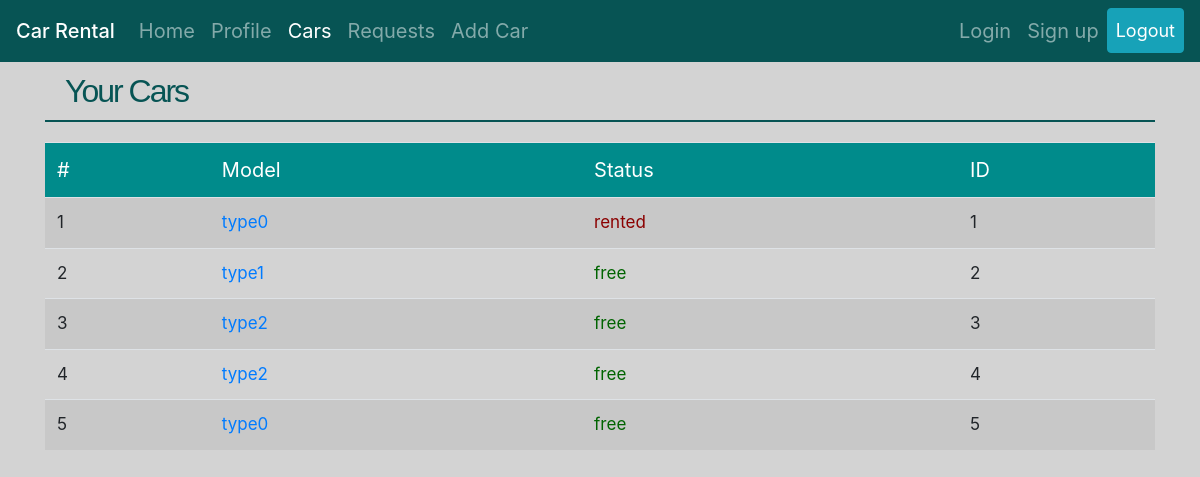
The app's page /rental/cars/ (signed in) with its own data.
### car_rental/models.py (models this page shows, shortened)
class Car(models.Model):
    car_type = models.CharField(max_length=50, default='type0')
    plate = models.CharField(max_length=8, default='12345678')
    renter = models.ForeignKey(User, null=True, default=None, on_delete=models.SET_NULL, related_name='cars_rented')
    owner = models.ForeignKey(User, on_delete=models.CASCADE, null=True, related_name='cars_owned')
    price_per_hour = models.IntegerField(default=10)
    rent_start_time = models.DateTimeField('Start Time', default=timezone.now)
    rent_end_time = models.DateTimeField('End Time', default=timezone.now)
    needs_repair = models.BooleanField(default=False)
    def is_rented(self):
        return self.rent_end_time > timezone.now()

### car_rental/views.py (the view)
# urls.py: path('cars/', views.CarListView.as_view(), name='cars'),
@method_decorator(login_required, name='dispatch')
class CarListView(generic.ListView):
    template_name = 'car_rental/car_list.html'
    model = Car
    context_object_name = 'cars'
    def get_queryset(self):
        current_user = get_object_or_404(User, id=self.request.user.id)
        if current_user.isCarExhibition:
            return current_user.cars_owned.all()
        else:
            return Car.objects.exclude(rent_end_time__gt=timezone.now()).filter(needs_repair=False)

### car_rental/templates/car_rental/car_list.html (shortened to what this page needs)
{% extends 'car_rental/base.html' %}
{% load static %}
{% block style %}
    <link rel="stylesheet" type="text/css" href="{% static 'car_rental/stylesheets/car_list.css' %}">
{% endblock %}
{% block content %}
<div class="container">
    <h1>
{% if user.isCarExhibition %}
   Your Cars
{% else %}
    Available Cars
{% endif %}
    </h1>
{% if cars %}
<table class="table table-striped table-hover">
    <thead class="thead-dark">
    <tr class="table_head" style="background: darkcyan;">
    <td>#</td>
    <td>Model</td>
    <td>
{% if user.isCarExhibition %}
   Status
{% else %}
    Price (per hour)
{% endif %}
    </td>
    <td>
{% if user.isCarExhibition %}
    ID
{% else %}
    Exhibition
{% endif %}
    </td>
    </tr>
    </thead>
{% for car in cars %}
    <tr>
    <td>{{ forloop.counter }}</td>
        <td><a href="{% url 'car_rental:car' car.id %}">{{ car.car_type }}</a></td>
    <td>
{% if user.isCarExhibition %}
    {% if car.is_rented %}
        <span style="color: darkred">rented</span>
    {% else %}
        <span style="color: darkgreen">free</span>
    {% endif %}
{% else %}
    {{ car.price_per_hour }}
{% endif %}
    </td>
    <td>
{% if user.isCarExhibition %}
    {{ car.id }}
{% else %}
    {{ car.owner.username }}
{% endif %}
    </td>
    </tr>
{% endfor %}
{% else %}
{% if user.isCarExhibition %}
        <div class="alert alert-danger"><strong>Sorry!</strong> You have no cars! </div>
{% else %}
        <div class="alert alert-danger"><strong>Sorry!</strong> There are no available cars for you! </div>
{% endif %}
{% endif %}
</table>
</div>
{% endblock %}

### car_rental/static/car_rental/stylesheets/base.css (style rules this page uses)
body { background: lightgray; margin-bottom: 30px; }
h1 { margin-bottom: 20px; color: #075454; font-family: "Trebuchet MS", sans-serif; font-size: 2em; letter-spacing: -2px; border-bottom: #075454 2px solid; padding: 10px 20px 10px 20px; }

### car_rental/static/car_rental/stylesheets/car_list.css (style rules this page uses)
table { width: 100%; }
td { font-size: 17px; padding: 10px; }
.table_head > td { color: white; font-size: 20px; }

### records on screen
Car: car_type "type0", shows "rented", id "1"
Car: car_type "type1", shows "free", id "2"
Car: car_type "type2", shows "free", id "3"
Car: car_type "type2", shows "free", id "4"
Car: car_type "type0", shows "free", id "5"
